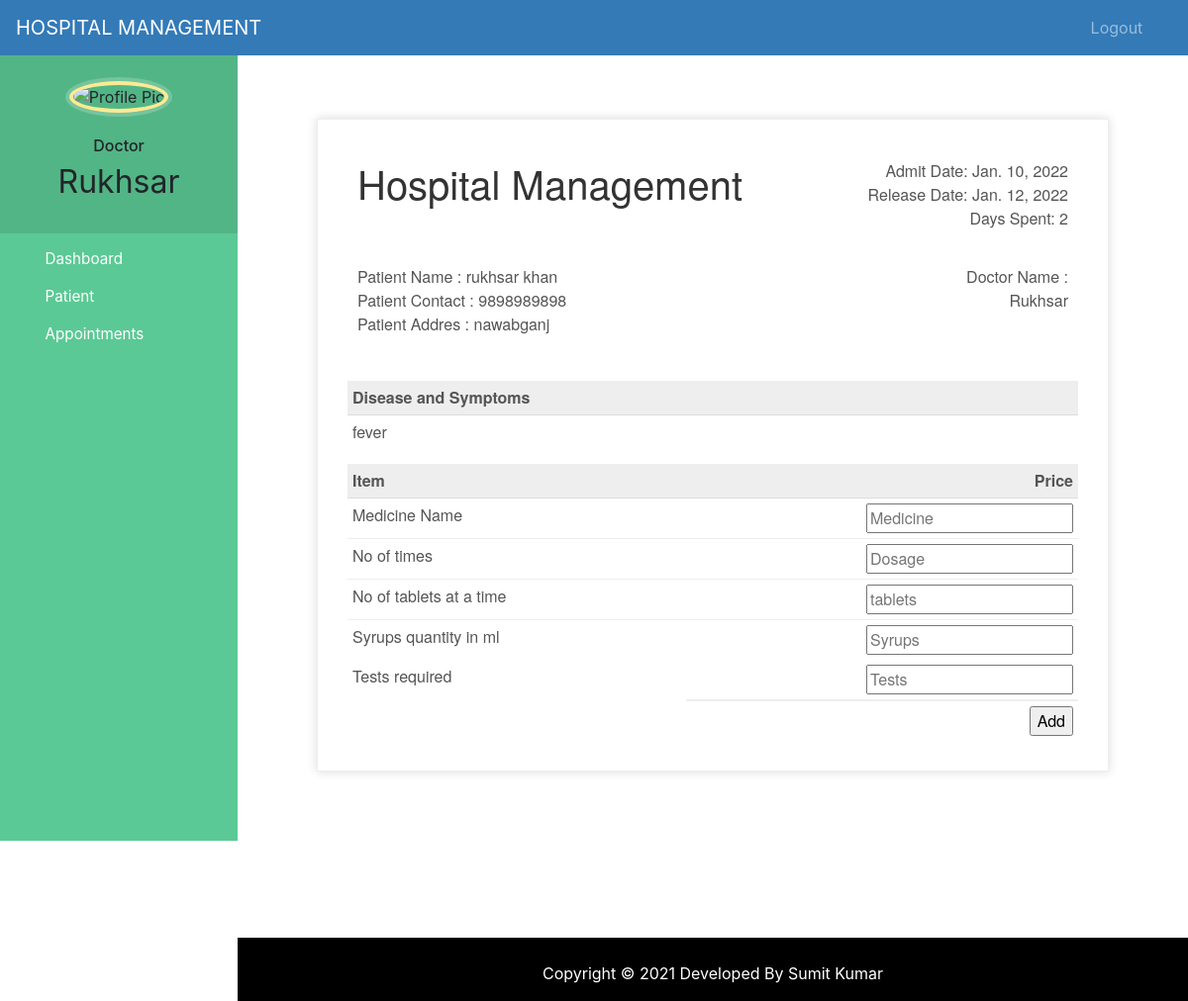
The page /patient-prescription/1 (signed in) on the database its author committed.
### hospital/models.py (models this page shows, shortened)
class Patient(models.Model):
    user=models.OneToOneField(User,on_delete=models.CASCADE)
    profile_pic= models.ImageField(upload_to='profile_pic/PatientProfilePic/',null=True,blank=True)
    address = models.CharField(max_length=40)
    mobile = models.CharField(max_length=20,null=False)
    symptoms = models.CharField(max_length=100,null=False)
    assignedDoctorId = models.PositiveIntegerField(null=True)
    admitDate=models.DateField(auto_now=True)
    status=models.BooleanField(default=False)
    @property
    def get_name(self):
        return self.user.first_name+" "+self.user.last_name

### hospital/views.py (the view, shortened to what this page needs)
# urls.py: path('patient-prescription/<int:pk>', views.prescription_patient_view,name='patient-prescription'),
@login_required(login_url='doctorlogin')
@user_passes_test(is_doctor)
def prescription_patient_view(request,pk):
    patient=models.Patient.objects.get(id=pk)
    days=(date.today()-patient.admitDate) #2 days, 0:00:00
    assignedDoctor=models.User.objects.all().filter(id=patient.assignedDoctorId)
    d=days.days # only how many day that is 2
    patientDict={
        'patientId':pk,
        'name':patient.get_name,
        'mobile':patient.mobile,
        'address':patient.address,
        'symptoms':patient.symptoms,
        'admitDate':patient.admitDate,
        'todayDate':date.today(),
        'day':d,
        'assignedDoctorName':assignedDoctor[0].first_name,
    }
    return render(request,'hospital/patient_generate_prescription.html',context=patientDict)

### hospital/views.py (called while the page is built)
def is_doctor(user):
    return user.groups.filter(name='DOCTOR').exists()

### templates/hospital/patient_generate_prescription.html (shortened to what this page needs)
{% extends 'hospital/doctor_base.html' %}
{% load static %}
{% block content %}
<head>
</head>
<br><br><br>
<div class="invoice-box">
  <table cellpadding="0" cellspacing="0">
    <tr class="top">
      <td colspan="2">
        <table>
          <tr>
            <td class="title">
              <h1>Hospital Management</h1>
            </td>
            <td>
              Admit Date: {{admitDate}}<br>
              Release Date: {{todayDate}}<br>
              Days Spent: {{day}}
            </td>
          </tr>
        </table>
      </td>
    </tr>
    <tr class="information">
      <td colspan="2">
        <table>
          <tr>
            <td>
              Patient Name : {{name}}<br>
              Patient Contact : {{mobile}}<br>
              Patient Addres : {{address}}<br>
            </td>
            <td>
              Doctor Name :<br>
              {{assignedDoctorName}}<br>
            </td>
          </tr>
        </table>
      </td>
    </tr>
    <tr class="heading">
      <td>
        Disease and Symptoms
      </td>
      <td>
      </td>
    </tr>
    <tr class="details">
      <td>
        {{symptoms}}
      </td>
    </tr>
    <tr class="heading">
      <td>
        Item
      </td>
      <td>
        Price
      </td>
    </tr>
    <form method="POST">
      <tr class="item">
        <td>
          Medicine Name
        </td>
        <td>
          <input type="text" name="medicineName" placeholder="Medicine" value="">
        </td>
      </tr>
      <tr class="item">
        <td>
          No of times
        </td>
        <td>
          <input type="number" name="noOfTime" placeholder="Dosage" value="">
        </td>
      </tr>
      <tr class="item">
        <td>
          No of tablets at a time
        </td>
        <td>
          <input type="number" name="noOfTablets" placeholder="tablets" value="">
        </td>
      </tr>
      <tr class="last">
        <td>
          Syrups quantity in ml
        </td>
        <td>
          <input type="number" name="syrupsQuantity" placeholder="Syrups" value="">
        </td>
      </tr>
      <tr class="item last">
        <td>
          Tests required
        </td>
        <td>
          <input type="text" name="test" placeholder="Tests" value="">
        </td>
      </tr>
      <tr class="total">
        <td></td>
        <td>
          <input type="submit" name="submit" value="Add">
        </td>
      </tr>
    </form>
  </table>
</div>
{% endblock content %}

### templates/hospital/doctor_base.html (shortened to what this page needs)
<!DOCTYPE html>
{% load static %}
<html lang="en">
<head>
  <link rel="stylesheet" href="https://stackpath.bootstrapcdn.com/bootstrap/4.3.1/css/bootstrap.min.css">
  <link rel="stylesheet" href="https://maxcdn.bootstrapcdn.com/font-awesome/4.7.0/css/font-awesome.min.css">
</head>
<body>
  <nav class="menu" tabindex="0">
    <header class="avatar">
      <img src="{% static doctor.profile_pic.url %}" alt="Profile Pic" />
      <br><br>
      <h6>Doctor</h6>
      <h2>{{request.user.first_name}}</h2>
    </header>
    <ul>
      <li tabindex="0" class="icon-dashboard"> <a style="color:white; text-decoration:none;" href="/doctor-dashboard"><span>Dashboard</span></a> </li>
      <li tabindex="0" class="icon-users"> <a style="color:white; text-decoration:none;" href="/doctor-patient"><span>Patient</span></a></li>
      <li tabindex="0" class="icon-calendar"> <a style="color:white; text-decoration:none;" href="/doctor-appointment"><span>Appointments</span></a></li>
    </ul>
  </nav>
  <main>
    <div class="bs-example">
      <nav class="navbar navbar-expand-md  navbar-dark fixed-top" style="background:#337AB7;">
        <a href="/doctor-dashboard" class="navbar-brand">HOSPITAL MANAGEMENT</a>
        <div class="collapse navbar-collapse justify-content-between" id="navbarCollapse">
          <div class="navbar-nav" style=" margin-left: 90%;">
            <a href="/logout" class="nav-item nav-link">Logout</a>
          </div>
        </div>
      </nav>
    </div>
    <br><br>
    {% block content %}
    {% endblock content %}
    <br><br><br><br><br><br><br>
    <footer>
      <br>
      <div class="container">
        <div class="row">
          <div class="col-md-12 col-sm-12">
            <div style="color:#ffffff;" class="wow fadeInUp footer-copyright">
              <p>
                Copyright &copy; 2021 Developed By Sumit Kumar </p>
            </div>
          </div>
        </div>
      </div>
    </footer>
  </main>
</body>
</html>

### templates/hospital/doctor_base.html (style rules this page uses)
a:link { text-decoration: none; }
a { color: white; }
footer { padding: 0px 0px 0px 0px; background-color: black; margin: 0px; }
p { text-align: center; }
body { padding-left: 240px; }
main { position: relative; height: 100vh; }
.menu { background: #5bc995; height: 100vh; width: 240px; position: fixed; top: 0px; left: 0; z-index: 5; outline: none; }
.menu .avatar { background: rgba(0, 0, 0, 0.1); padding: 2em 0.5em; text-align: center; }
.menu .avatar img { width: 100px; border-radius: 50%; overflow: hidden; border: 4px solid #ffea92; box-shadow: 0 0 0 4px rgba(255, 255, 255, 0.2); }
.menu .avatar h2 { font-weight: normal; margin-bottom: 0; }
.menu ul { list-style: none; padding: 0.5em 0; margin: 0; }
.menu ul li { padding: 0.5em 1em 0.5em 3em; font-size: 0.95em; font-weight: regular; background-repeat: no-repeat; background-position: left 15px center; background-size: auto 20px; transition: all 0.15s linear; cursor: pointer; }
.menu ul li.icon-dashboard { background-image: url("http://www.entypo.com/images//gauge.svg"); }
.menu ul li.icon-users { background-image: url("http://www.entypo.com/images//users.svg"); }
.menu ul li.icon-calendar { background-image: url("http://www.entypo.com/images//calendar.svg"); }

### templates/hospital/patient_generate_prescription.html (style rules this page uses)
.invoice-box { max-width: 800px; margin: auto; padding: 30px; border: 1px solid #eee; box-shadow: 0 0 10px rgba(0, 0, 0, .15); font-size: 16px; line-height: 24px; font-family: 'Helvetica Neue', 'Helvetica', Helvetica, Arial, sans-serif; color: #555; }
.invoice-box table { width: 100%; line-height: inherit; text-align: left; }
.invoice-box table td { padding: 5px; vertical-align: top; }
.invoice-box table tr td:nth-child(2) { text-align: right; }
.invoice-box table tr.top table td { padding-bottom: 20px; }
.invoice-box table tr.top table td.title { font-size: 45px; line-height: 45px; color: #333; }
.invoice-box table tr.information table td { padding-bottom: 40px; }
.invoice-box table tr.heading td { background: #eee; border-bottom: 1px solid #ddd; font-weight: bold; }
.invoice-box table tr.details td { padding-bottom: 20px; }
.invoice-box table tr.item td { border-bottom: 1px solid #eee; }
.invoice-box table tr.item.last td { border-bottom: none; }
.invoice-box table tr.total td:nth-child(2) { border-top: 2px solid #eee; font-weight: bold; }
.menu { top: 50px; }

### rows shown on the page
Patient: admitDate "Jan. 10, 2022", mobile "9898989898", address "nawabganj", symptoms "fever"

### other values the page prints
{{ request.user.first_name }} "Rukhsar"
{{ name }} "rukhsar khan"
{{ assignedDoctorName }} "Rukhsar"
